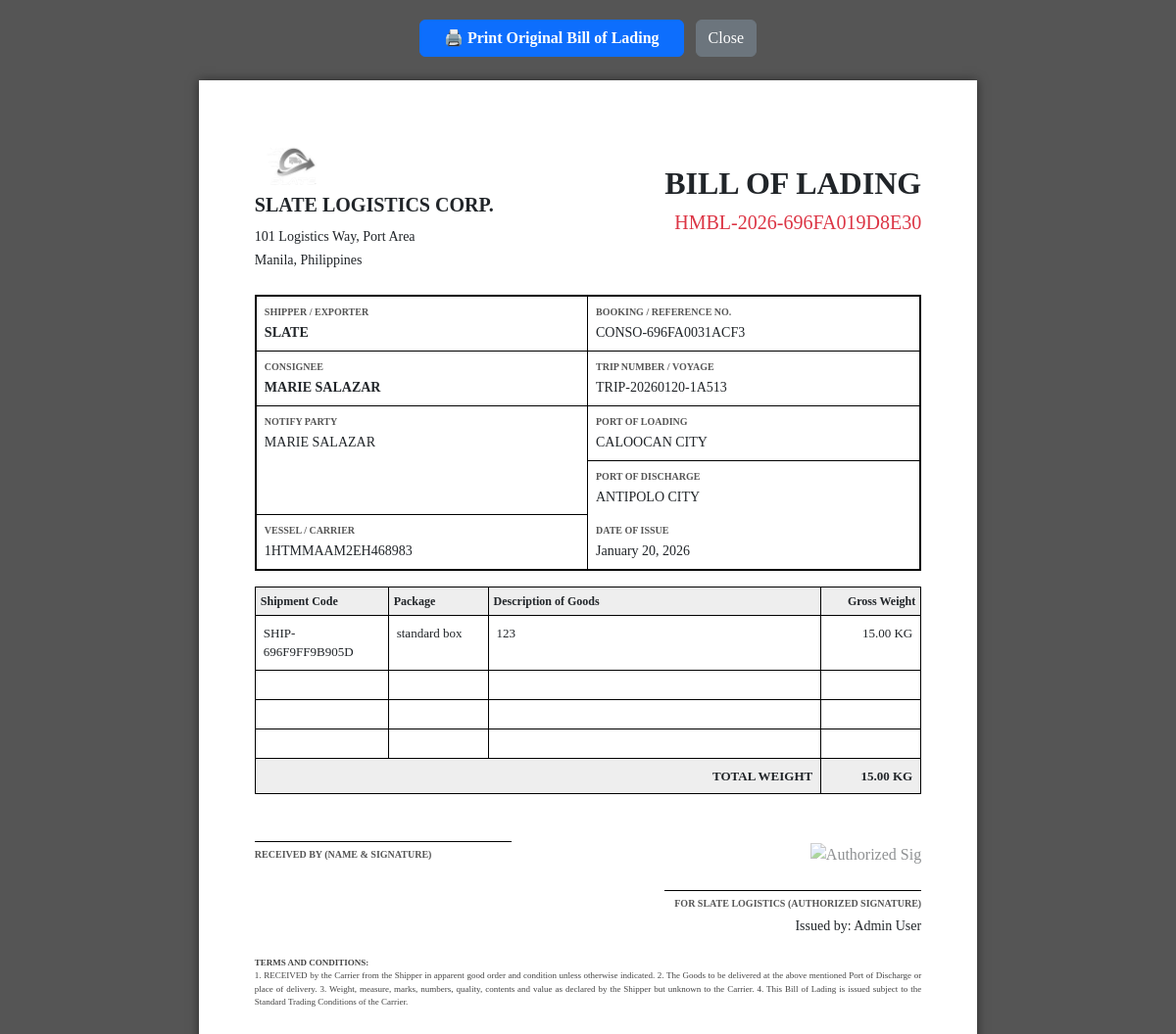
Page /public/view_hmbl.php?id=9 (signed in) on the committed database.
### tables this page shows
CREATE TABLE `hmbl` (
  `hmbl_id` int(11) NOT NULL,
  `hmbl_no` varchar(50) DEFAULT NULL,
  `consolidation_id` int(11) NOT NULL,
  `shipper` varchar(255) DEFAULT NULL,
  `consignee` varchar(255) DEFAULT NULL,
  `notify_party` varchar(255) DEFAULT NULL,
  `port_of_loading` varchar(100) DEFAULT NULL,
  `port_of_discharge` varchar(100) DEFAULT NULL,
  `vessel` varchar(100) DEFAULT NULL,
  `voyage` varchar(50) DEFAULT NULL,
  `created_by` int(11) DEFAULT NULL,
  `created_at` timestamp NOT NULL DEFAULT current_timestamp()
);

CREATE TABLE `consolidations` (
  `consolidation_id` int(11) NOT NULL,
  `consolidation_code` varchar(50) DEFAULT NULL,
  `trip_no` varchar(50) DEFAULT NULL,
  `vehicle_set` char(1) DEFAULT NULL,
  `transport_mode` enum('SEA','AIR','LAND') DEFAULT NULL,
  `origin` varchar(255) DEFAULT NULL,
  `destination` varchar(255) DEFAULT NULL,
  `status` varchar(50) DEFAULT NULL,
  `created_by` int(11) DEFAULT NULL,
  `created_at` timestamp NOT NULL DEFAULT current_timestamp()
);

CREATE TABLE `shipments` (
  `shipment_id` int(11) NOT NULL,
  `po_id` int(11) DEFAULT NULL,
  `shipment_code` varchar(50) DEFAULT NULL,
  `tracking_no` varchar(50) DEFAULT NULL,
  `transport_mode` enum('SEA','LAND','AIR') NOT NULL,
  `origin` text DEFAULT NULL,
  `destination` text DEFAULT NULL,
  `route_details` text DEFAULT NULL,
  `status` varchar(50) DEFAULT NULL,
  `consolidated` tinyint(1) DEFAULT 0,
  `created_at` timestamp NOT NULL DEFAULT current_timestamp(),
  `current_lat` decimal(10,8) DEFAULT NULL,
  `current_lng` decimal(11,8) DEFAULT NULL
);

CREATE TABLE `purchase_orders` (
  `po_id` int(11) NOT NULL,
  `user_id` int(11) NOT NULL,
  `contract_number` varchar(50) NOT NULL,
  `sender_name` varchar(100) DEFAULT NULL,
  `sender_contact` varchar(50) DEFAULT NULL,
  `receiver_name` varchar(100) DEFAULT NULL,
  `receiver_contact` varchar(50) DEFAULT NULL,
  `origin_address` text DEFAULT NULL,
  `destination_address` text DEFAULT NULL,
  `transport_mode` enum('SEA','AIR','LAND') NOT NULL DEFAULT 'LAND',
  `weight` decimal(10,2) DEFAULT NULL,
  `package_type` varchar(50) DEFAULT NULL,
  `package_description` text DEFAULT NULL,
  `payment_method` varchar(50) DEFAULT NULL,
  `bank_name` varchar(100) DEFAULT NULL,
  `distance_km` decimal(10,2) DEFAULT NULL,
  `price` decimal(10,2) DEFAULT NULL,
  `sla_agreement` varchar(100) DEFAULT NULL,
  `ai_estimated_time` varchar(50) DEFAULT NULL,
  `target_delivery_date` date DEFAULT NULL,
  `status` enum('PENDING','APPROVED','REJECTED','BOOKED','COMPLETED') DEFAULT 'PENDING',
  `created_at` timestamp NOT NULL DEFAULT current_timestamp(),
  `origin_lat` decimal(10,7) DEFAULT NULL,
  `origin_lng` decimal(10,7) DEFAULT NULL,
  `destination_lat` decimal(10,7) DEFAULT NULL,
  `destination_lng` decimal(10,7) DEFAULT NULL
);

CREATE TABLE `users` (
  `user_id` int(11) NOT NULL,
  `full_name` varchar(100) NOT NULL,
  `email` varchar(100) NOT NULL,
  `password` varchar(255) NOT NULL,
  `role` enum('ADMIN','STAFF') NOT NULL,
  `created_at` timestamp NOT NULL DEFAULT current_timestamp()
);

### public/view_hmbl.php (the view, shortened to what this page needs)
<?php
include "../api/db.php";
$hmbl_id = (int)$_GET['id'];
$query = "
    SELECT
        h.*,
        c.consolidation_code, c.trip_no, c.origin, c.destination,
        u.full_name as issuer_name
    FROM hmbl h
    JOIN consolidations c ON h.consolidation_id = c.consolidation_id
    JOIN users u ON h.created_by = u.user_id
    WHERE h.hmbl_id = ?
";
$stmt = $conn->prepare($query);
$stmt->bind_param("i", $hmbl_id);
$stmt->execute();
$bl = $stmt->get_result()->fetch_assoc();
$items_query = "
    SELECT s.shipment_code, po.weight, po.package_type, po.package_description
    FROM hmbl_shipments hs
    JOIN shipments s ON hs.shipment_id = s.shipment_id
    JOIN purchase_orders po ON s.po_id = po.po_id
    WHERE hs.hmbl_id = ?
";
$stmt = $conn->prepare($items_query);
$stmt->bind_param("i", $hmbl_id);
$stmt->execute();
$items = $stmt->get_result();
?>
<!DOCTYPE html>
<html lang="en">
<head>
    <link href="https://cdn.jsdelivr.net/npm/bootstrap@5.3.0/dist/css/bootstrap.min.css" rel="stylesheet">
</head>
<body>
    <div class="text-center mb-4 no-print">
        <button onclick="window.print()" class="btn btn-primary fw-bold px-4">🖨️ Print Original Bill of Lading</button>
        <button onclick="window.close()" class="btn btn-secondary ms-2">Close</button>
    </div>
    <div class="page">
        <div class="row mb-4 align-items-center">
            <div class="col-6">
                <img src="../assets/slate.png" alt="Logo" style="height: 50px; filter: grayscale(100%);">
                <h5 class="fw-bold mt-2">SLATE LOGISTICS CORP.</h5>
                <small>101 Logistics Way, Port Area<br>Manila, Philippines</small>
            </div>
            <div class="col-6 text-end">
                <h2 class="fw-bold">BILL OF LADING</h2>
                <h5 class="text-danger"><?= $bl['hmbl_no'] ?></h5>
            </div>
        </div>
        <div style="border: 2px solid black;">
            <div class="row g-0">
                <div class="col-6 box">
                    <span class="box-label">Shipper / Exporter</span>
                    <strong><?= strtoupper($bl['shipper']) ?></strong>
                </div>
                <div class="col-6 box" style="border-right: none;">
                    <span class="box-label">Booking / Reference No.</span>
                    <?= $bl['consolidation_code'] ?>
                </div>
            </div>
            <div class="row g-0">
                <div class="col-6 box">
                    <span class="box-label">Consignee</span>
                    <strong><?= strtoupper($bl['consignee']) ?></strong>
                </div>
                <div class="col-6 box" style="border-right: none;">
                    <span class="box-label">Trip Number / Voyage</span>
                    <?= $bl['trip_no'] ?>
                </div>
            </div>
            <div class="row g-0">
                <div class="col-6 box">
                    <span class="box-label">Notify Party</span>
                    <?= strtoupper($bl['notify_party'] ?: $bl['consignee']) ?>
                </div>
                <div class="col-6 p-0">
                    <div class="box" style="border-right: none; border-bottom: 1px solid black;">
                        <span class="box-label">Port of Loading</span>
                        <?= strtoupper($bl['port_of_loading']) ?>
                    </div>
                    <div class="box" style="border-right: none; border-bottom: none;">
                        <span class="box-label">Port of Discharge</span>
                        <?= strtoupper($bl['port_of_discharge']) ?>
                    </div>
                </div>
            </div>
            <div class="row g-0">
                <div class="col-6 box" style="border-bottom: none;">
                    <span class="box-label">Vessel / Carrier</span>
                    <?= strtoupper($bl['vessel']) ?>
                </div>
                <div class="col-6 box" style="border-right: none; border-bottom: none;">
                    <span class="box-label">Date of Issue</span>
                    <?= date("F d, Y", strtotime($bl['created_at'])) ?>
                </div>
            </div>
        </div>
        <table class="cargo-table mt-3">
            <thead>
                <tr>
                    <th style="width: 20%;">Shipment Code</th>
                    <th style="width: 15%;">Package</th>
                    <th style="width: 50%;">Description of Goods</th>
                    <th style="width: 15%; text-align: right;">Gross Weight</th>
                </tr>
            </thead>
            <tbody>
                <?php
                $total_weight = 0;
                while ($item = $items->fetch_assoc()):
                    $total_weight += $item['weight'];
                ?>
                    <tr>
                        <td><?= $item['shipment_code'] ?></td>
                        <td><?= $item['package_type'] ?></td>
                        <td><?= $item['package_description'] ?: 'General Cargo' ?></td>
                        <td class="text-end"><?= number_format($item['weight'], 2) ?> KG</td>
                    </tr>
                <?php endwhile; ?>
                <?php for ($i = 0; $i < 3; $i++): ?>
                    <tr>
                        <td style="height: 30px;"></td>
                        <td></td>
                        <td></td>
                        <td></td>
                    </tr>
                <?php endfor; ?>
                <tr style="background: #eee; font-weight: bold;">
                    <td colspan="3" class="text-end">TOTAL WEIGHT</td>
                    <td class="text-end"><?= number_format($total_weight, 2) ?> KG</td>
                </tr>
            </tbody>
        </table>
        <div class="row mt-5">
            <div class="col-6">
                <div style="border-top: 1px solid black; width: 80%; padding-top: 5px;">
                    <span class="box-label">Received by (Name & Signature)</span>
                </div>
            </div>
            <div class="col-6 text-end">
                <div class="mb-4">
                    <img src="../assets/signature.png" alt="Authorized Sig" style="height: 40px; opacity: 0.5;">
                </div>
                <div style="border-top: 1px solid black; width: 80%; float: right; padding-top: 5px;">
                    <span class="box-label">For SLATE LOGISTICS (Authorized Signature)</span>
                    <small>Issued by: <?= $bl['issuer_name'] ?></small>
                </div>
            </div>
        </div>
        <div class="terms">
            <strong>TERMS AND CONDITIONS:</strong><br>
            1. RECEIVED by the Carrier from the Shipper in apparent good order and condition unless otherwise indicated.
            2. The Goods to be delivered at the above mentioned Port of Discharge or place of delivery.
            3. Weight, measure, marks, numbers, quality, contents and value as declared by the Shipper but unknown to the Carrier.
            4. This Bill of Lading is issued subject to the Standard Trading Conditions of the Carrier.
        </div>
    </div>
</body>
</html>

### public/view_hmbl.php (style rules this page uses)
body { font-family: "Times New Roman", Times, serif; background: #555; padding: 20px; }
.page { background: white; width: 210mm; min-height: 297mm; margin: 0 auto; padding: 15mm; box-shadow: 0 0 10px rgba(0, 0, 0, 0.5); position: relative; }
.box { border-right: 1px solid #000; border-bottom: 1px solid #000; padding: 8px; font-size: 14px; }
.box-label { font-size: 10px; font-weight: bold; text-transform: uppercase; color: #555; display: block; margin-bottom: 3px; }
.cargo-table { width: 100%; border-collapse: collapse; margin-top: 2px; }
.cargo-table th { border: 1px solid #000; padding: 5px; font-size: 12px; background: #eee; }
.cargo-table td { border: 1px solid #000; padding: 8px; font-size: 13px; vertical-align: top; }
.terms { font-size: 9px; text-align: justify; margin-top: 20px; color: #444; }

### rows in the picture
hmbl: hmbl_no "HMBL-2026-696FA019D8E30", shipper "SLATE", consolidation.consolidation_code "CONSO-696FA0031ACF3", consignee "MARIE SALAZAR", consolidation.trip_no "TRIP-20260120-1A513", notify_party+consignee "MARIE SALAZAR", port_of_loading "CALOOCAN CITY", port_of_discharge "ANTIPOLO CITY", vessel "1HTMMAAM2EH468983", created_at "January 20, 2026", users.full_name "Admin User"
shipments: shipment_code "SHIP-696F9FF9B905D", po.package_type "standard box", po.package_description "123", po.weight "15.00"

### other values in the picture
$total_weight "15.00"
